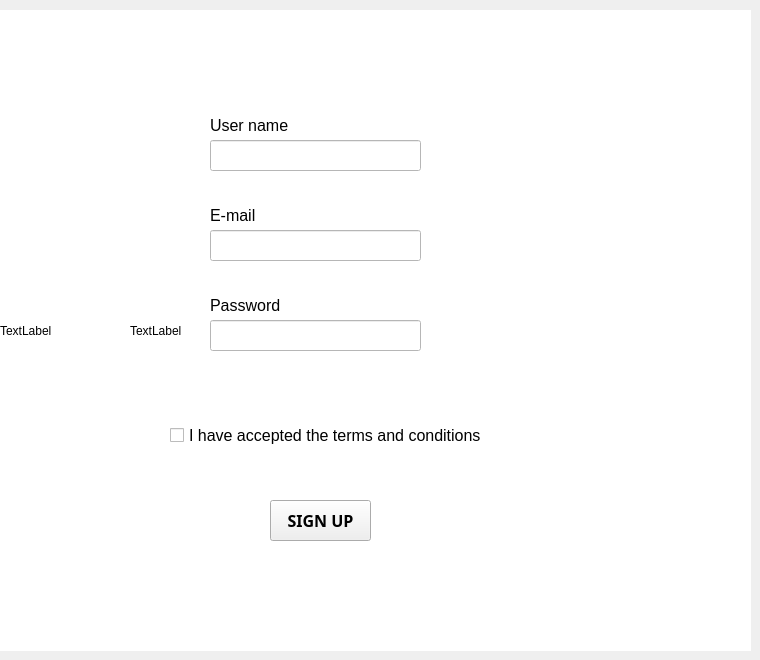
    <widget class="QWidget" name="page_3">
     <widget class="QLabel" name="background1_2">
      <property name="geometry">
       <rect>
        <x>0</x>
        <y>10</y>
        <width>751</width>
        <height>641</height>
       </rect>
      </property>
      <property name="styleSheet">
       <string notr="true">background-color: rgb(255, 255, 255);</string>
      </property>
      <property name="text">
       <string>TextLabel</string>
      </property>
     </widget>
     <widget class="QLineEdit" name="email_2">
      <property name="geometry">
       <rect>
        <x>210</x>
        <y>230</y>
        <width>211</width>
        <height>31</height>
       </rect>
      </property>
      <property name="font">
       <font>
        <pointsize>12</pointsize>
       </font>
      </property>
      <property name="styleSheet">
       <string notr="true">color: rgb(0, 0, 0);
background-color: rgb(255, 255, 255);</string>
      </property>
      <property name="text">
       <string/>
      </property>
     </widget>
     <widget class="QLineEdit" name="password_2">
      <property name="geometry">
       <rect>
        <x>210</x>
        <y>320</y>
        <width>211</width>
        <height>31</height>
       </rect>
      </property>
      <property name="font">
       <font>
        <pointsize>12</pointsize>
       </font>
      </property>
      <property name="styleSheet">
       <string notr="true">color: rgb(0, 0, 0);
background-color: rgb(255, 255, 255);</string>
      </property>
      <property name="text">
       <string/>
      </property>
      <property name="echoMode">
       <enum>QLineEdit::EchoMode::Password</enum>
      </property>
     </widget>
     <widget class="QCheckBox" name="checkBox_2">
      <property name="geometry">
       <rect>
        <x>170</x>
        <y>420</y>
        <width>311</width>
        <height>31</height>
       </rect>
      </property>
      <property name="font">
       <font>
        <pointsize>12</pointsize>
       </font>
      </property>
      <property name="text">
       <string>I have accepted the terms and conditions</string>
      </property>
     </widget>
     <widget class="QPushButton" name="sign_up_2">
      <property name="geometry">
       <rect>
        <x>270</x>
        <y>500</y>
        <width>101</width>
        <height>41</height>
       </rect>
      </property>
      <property name="font">
       <font>
        <family>Rockwell Extra Bold</family>
        <pointsize>12</pointsize>
        <bold>true</bold>
       </font>
      </property>
      <property name="text">
       <string>SIGN UP</string>
      </property>
     </widget>
     <widget class="QLineEdit" name="username">
      <property name="geometry">
       <rect>
        <x>210</x>
        <y>140</y>
        <width>211</width>
        <height>31</height>
       </rect>
      </property>
      <property name="font">
       <font>
        <pointsize>12</pointsize>
       </font>
      </property>
      <property name="styleSheet">
       <string notr="true">color: rgb(0, 0, 0);
background-color: rgb(255, 255, 255);</string>
      </property>
      <property name="text">
       <string/>
      </property>
     </widget>
     <widget class="QLabel" name="label">
      <property name="geometry">
       <rect>
        <x>210</x>
        <y>110</y>
        <width>81</width>
        <height>31</height>
       </rect>
      </property>
      <property name="font">
       <font>
        <pointsize>12</pointsize>
       </font>
      </property>
      <property name="text">
       <string>User name</string>
      </property>
     </widget>
     <widget class="QLabel" name="label_4">
      <property name="geometry">
       <rect>
        <x>210</x>
        <y>200</y>
        <width>91</width>
        <height>31</height>
       </rect>
      </property>
      <property name="font">
       <font>
        <pointsize>12</pointsize>
       </font>
      </property>
      <property name="text">
       <string>E-mail</string>
      </property>
     </widget>
     <widget class="QLabel" name="label_5">
      <property name="geometry">
       <rect>
        <x>210</x>
        <y>290</y>
        <width>101</width>
        <height>31</height>
       </rect>
      </property>
      <property name="font">
       <font>
        <pointsize>12</pointsize>
       </font>
      </property>
      <property name="text">
       <string>Password</string>
      </property>
     </widget>
     <widget class="QLabel" name="background2_2">
      <property name="geometry">
       <rect>
        <x>130</x>
        <y>70</y>
        <width>371</width>
        <height>521</height>
       </rect>
      </property>
      <property name="text">
       <string>TextLabel</string>
      </property>
     </widget>
     <zorder>background1_2</zorder>
     <zorder>background2_2</zorder>
     <zorder>email_2</zorder>
     <zorder>password_2</zorder>
     <zorder>username</zorder>
     <zorder>label</zorder>
     <zorder>label_4</zorder>
     <zorder>label_5</zorder>
     <zorder>checkBox_2</zorder>
     <zorder>sign_up_2</zorder>
    </widget>
